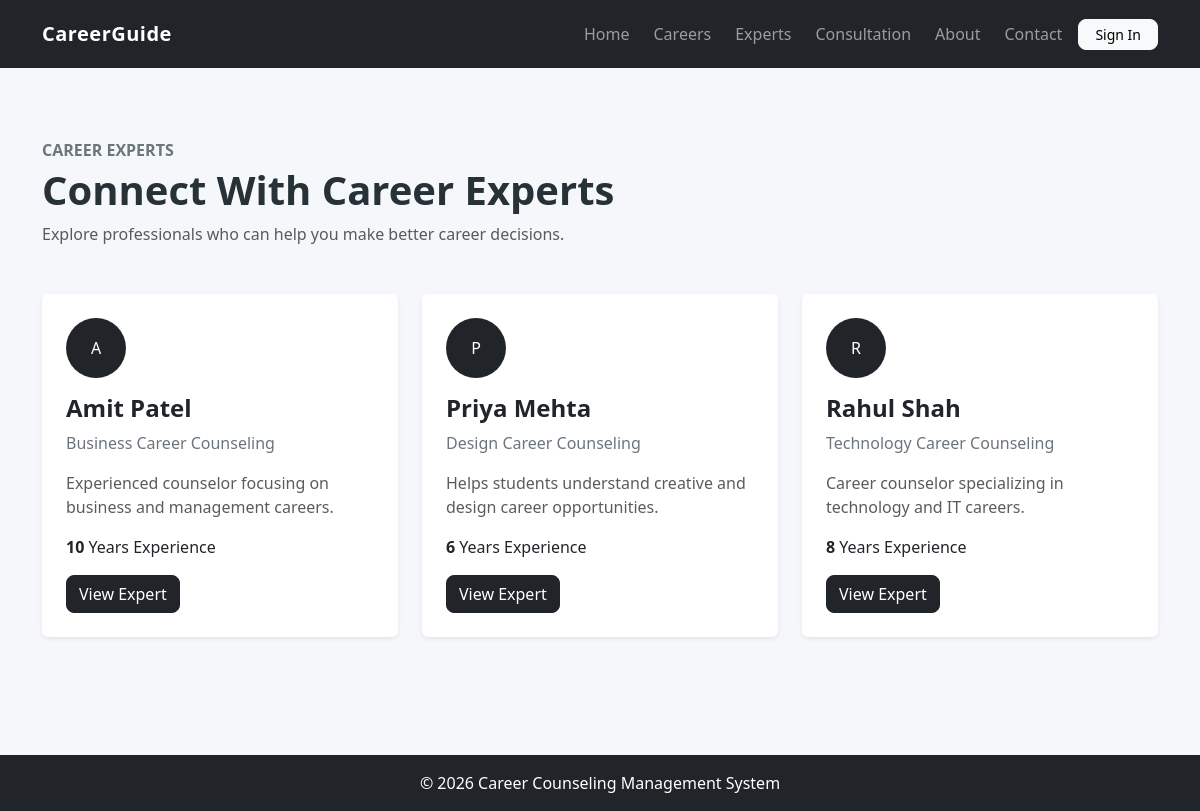
Screenshot of /experts/index.php with the database file from the repository.
### tables this page shows
CREATE TABLE `experts` (
  `id` int(11) NOT NULL,
  `expert_name` varchar(100) NOT NULL,
  `specialization` varchar(150) NOT NULL,
  `experience` int(11) NOT NULL,
  `email` varchar(150) NOT NULL,
  `phone` varchar(20) NOT NULL,
  `bio` text NOT NULL
);

### experts/index.php (the view)
<?php
include '../includes/header.php';
include '../includes/navbar.php';
include '../includes/db.php';
$result = mysqli_query($conn, "SELECT * FROM experts ORDER BY id DESC");
?>
<section class="section-padding">
    <div class="container">
        <div class="mb-5">
            <p class="text-secondary fw-bold mb-1">CAREER EXPERTS</p>
            <h1 class="fw-bold">
                Connect With Career Experts
            </h1>
            <p class="text-muted">
                Explore professionals who can help you make better career decisions.
            </p>
        </div>
        <div class="row g-4">
            <?php while ($expert = mysqli_fetch_assoc($result)) { ?>
                <div class="col-md-6 col-lg-4">
                    <div class="card border-0 shadow-sm h-100">
                        <div class="card-body p-4">
                            <div class="mb-3">
                                <div class="rounded-circle bg-dark text-white
                                            d-inline-flex align-items-center
                                            justify-content-center"
                                     style="width:60px;height:60px;">
                                    <?php echo strtoupper(substr($expert['expert_name'], 0, 1)); ?>
                                </div>
                            </div>
                            <h4 class="fw-bold">
                                <?php echo htmlspecialchars($expert['expert_name']); ?>
                            </h4>
                            <p class="text-secondary">
                                <?php echo htmlspecialchars($expert['specialization']); ?>
                            </p>
                            <p class="text-muted">
                                <?php echo htmlspecialchars($expert['bio']); ?>
                            </p>
                            <p>
                                <strong>
                                    <?php echo $expert['experience']; ?>
                                </strong>
                                Years Experience
                            </p>
                            <a
                                href="details.php?id=<?php echo $expert['id']; ?>"
                                class="btn btn-dark"
                            >
                                View Expert
                            </a>
                        </div>
                    </div>
                </div>
            <?php } ?>
        </div>
    </div>
</section>
<?php include '../includes/footer.php'; ?>

### assets/css/style.css (style rules this page uses)
body { background-color: #f5f7fa; color: #263238; }
.btn { border-radius: 8px; }
.card { overflow: hidden; }
.section-padding { padding: 70px 0; }

### rows the page displays
experts: expert_name "A", expert_name "Amit Patel", specialization "Business Career Counseling", bio "Experienced counselor focusing on business and management careers.", experience "10"
experts: expert_name "P", expert_name "Priya Mehta", specialization "Design Career Counseling", bio "Helps students understand creative and design career opportunities.", experience "6"
experts: expert_name "R", expert_name "Rahul Shah", specialization "Technology Career Counseling", bio "Career counselor specializing in technology and IT careers.", experience "8"
